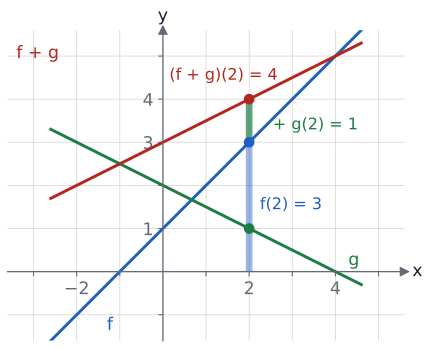

Recreate this plot in Python.
import sys; sys.path.insert(0, "tools")
from cizim import *

# f(x) = x + 1, g(x) = 2 − x/2, (f + g)(x) = x/2 + 3.
# x = 2'de: f(2) = 3, g(2) = 1, (f + g)(2) = 4.
fig, ax = sekil(5.6, 4.2)
eksenler(ax, x=(-3.6, 5.6), y=(-1.6, 5.6))
ax.set_aspect("equal")
ax.set_xticks([-3, -2, -1, 1, 2, 3, 4, 5]); ax.set_xticklabels(["", "−2", "", "", "2", "", "4", ""])
ax.set_yticks([-1, 1, 2, 3, 4, 5]); ax.set_yticklabels(["", "1", "", "3", "4", ""])
xs = np.linspace(-2.6, 4.6, 20)
ax.plot(xs, xs + 1, color=MAVI)
ax.plot(xs, 2 - xs / 2, color=YESIL)
ax.plot(xs, xs / 2 + 3, color=KIRMIZI)
# x = 2'de yükseklikleri üst üste koy
ax.plot([2, 2], [0, 3], color=MAVI, lw=5, alpha=0.45, solid_capstyle="butt")
ax.plot([2.0, 2.0], [3, 4], color=YESIL, lw=5, alpha=0.7, solid_capstyle="butt")
nokta(ax, 2, 3, renk=MAVI); nokta(ax, 2, 1, renk=YESIL); nokta(ax, 2, 4, renk=KIRMIZI)
ax.text(2.25, 1.45, "f(2) = 3", color=MAVI, fontsize=12)
ax.text(2.55, 3.3, "+ g(2) = 1", color=YESIL, fontsize=12)
ax.text(-3.4, 4.95, "f + g", color=KIRMIZI, fontsize=13)
ax.text(-1.3, -1.35, "f", color=MAVI, fontsize=13)
ax.text(4.3, 0.15, "g", color=YESIL, fontsize=13)
ax.text(0.15, 4.45, "(f + g)(2) = 4", color=KIRMIZI, fontsize=12)
kaydet(fig, __file__)
